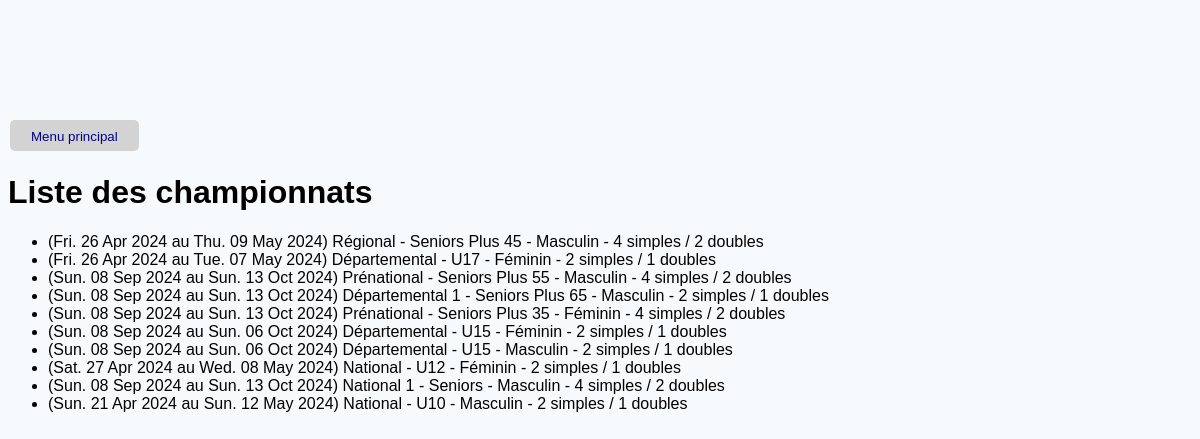
Page /list_championships on the earlier database version.
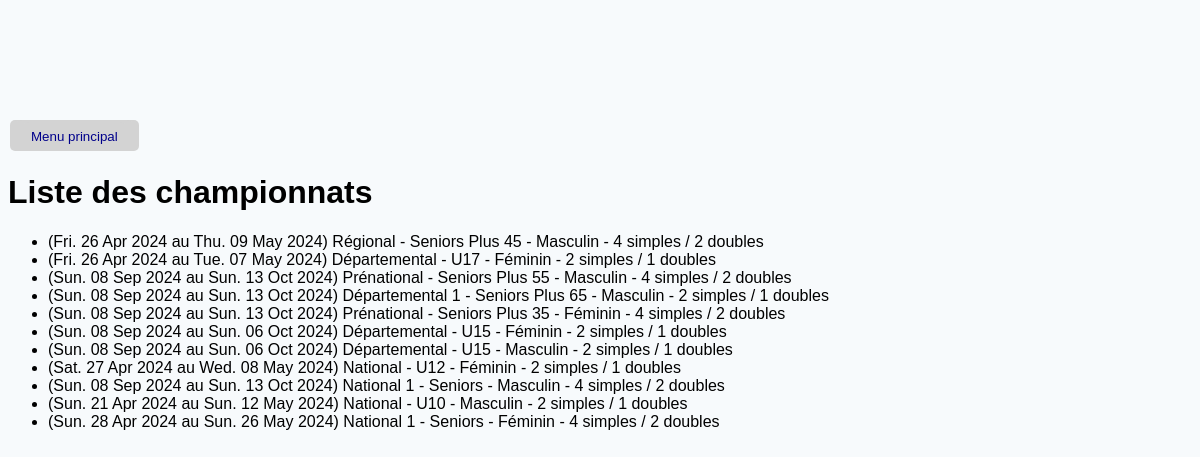
Same page on the later database version.
### TennisModel.py (models this page shows, shortened)
class Championship(db.Model):
    __tablename__ = 'championship'
    id = db.Column(db.Integer, primary_key=True)
    startDate = db.Column(db.Date, nullable=False)
    endDate = db.Column(db.Date, nullable=False)
    singlesCount = db.Column(db.Integer, nullable=False)
    doublesCount = db.Column(db.Integer, nullable=False)
    divisionId = db.Column(db.Integer, db.ForeignKey('division.id'))  # Ajout de la clé étrangère vers la division
    division = relationship('Division')  # Relation avec la division
    pools = relationship('Pool', back_populates='championship')  # Relation avec les poules du championnat
    @property
    def name(self):
        division = Division.query.get(self.divisionId)
        return f'{division.name}'
    def __repr__(self):
        return f'{self.name}'

class Division(db.Model):
    __tablename__ = 'division'
    id = db.Column(db.Integer, primary_key=True)
    type = db.Column(db.Integer, nullable=False)  # Champ National/Prenational/Regional/Departmental
    number = db.Column(db.Integer, nullable=True)  # Niveau de division dans la catégorie définie dans type
    gender = db.Column(db.Integer, nullable=False)  # Champ masculin/féminin (0 pour masculin, 1 pour féminin, 2 pour mixte)
    ageCategoryId = db.Column(db.Integer, db.ForeignKey('age_category.id'), nullable=False)
    ageCategory = relationship('AgeCategory')
    @property
    def name(self) -> str:
        categories = {0: 'National', 1: 'Prénational', 2: 'Régional', 3: 'Départemental'}
        gender = {0: 'Masculin', 1: 'Féminin', 2: 'Mixte'}
        level = f' {self.number}' if self.number else ''
        return f'{categories[self.type]}{level} - {self.ageCategory} - {gender[self.gender]}'

class AgeCategory(db.Model):
    __tablename__ = 'age_category'
    id = db.Column(db.Integer, primary_key=True)
    type = db.Column(db.Integer, nullable=False)  # Champ Jeunes/Seniors/Vétérans (0 pour jeunes, 1 pour seniors, 2 pour vétérans)
    minAge = db.Column(db.Integer, nullable=False)
    maxAge = db.Column(db.Integer, nullable=False)
    @property
    def name(self) -> str:
        categories = {0: 'Jeunes', 1: 'Seniors', 2: 'Seniors Plus'}
        if self.type == 0:
            return f'U{self.minAge}'
        elif self.type == 1:
            return categories[self.type]
        else:
            return f'{categories[self.type]} {self.minAge}'
    def __repr__(self):
        return f'{self.name}'

### flask_app.py (the view)
@app.route('/list_championships')
def list_championships():
    championships = Championship.query.all()
    app.logger.debug(f'championships: {championships}')
    return render_template('list_championships.html', championships=championships)

### flask_app.py (called while the page is built)
@app.before_request
def create_tables():
    db.create_all()

### templates/list_championships.html (shortened to what this page needs)
{% extends 'base.html' %}
{% block main %}
  {% if championships %}
  <h1>Liste des championnats</h1>
  <ul>
    {% for championship in championships %}
      {% set gender = 'Hommes' if championship.gender == 0 else 'Femmes' if championship.gender == 1 else 'Mixte'%}
      <li>({{ championship.startDate.strftime('%a. %d %b %Y') }} au {{ championship.endDate.strftime('%a. %d %b %Y') }}) {{ championship.name }} - {{ championship.singlesCount }} simples / {{ championship.doublesCount }} doubles</li>
    {% endfor %}
  </ul>
  {% else %}
  <p style="font-size: 16px; text-align: center;">Pas de championnat! ✌️</p>
  {% endif %}
{% endblock %}

Differences in the rows shown:
added Championship: startDate "Sun. 28 Apr 2024", endDate "Sun. 26 May 2024", name "National 1 - Seniors - Féminin", singlesCount "4", doublesCount "2"
